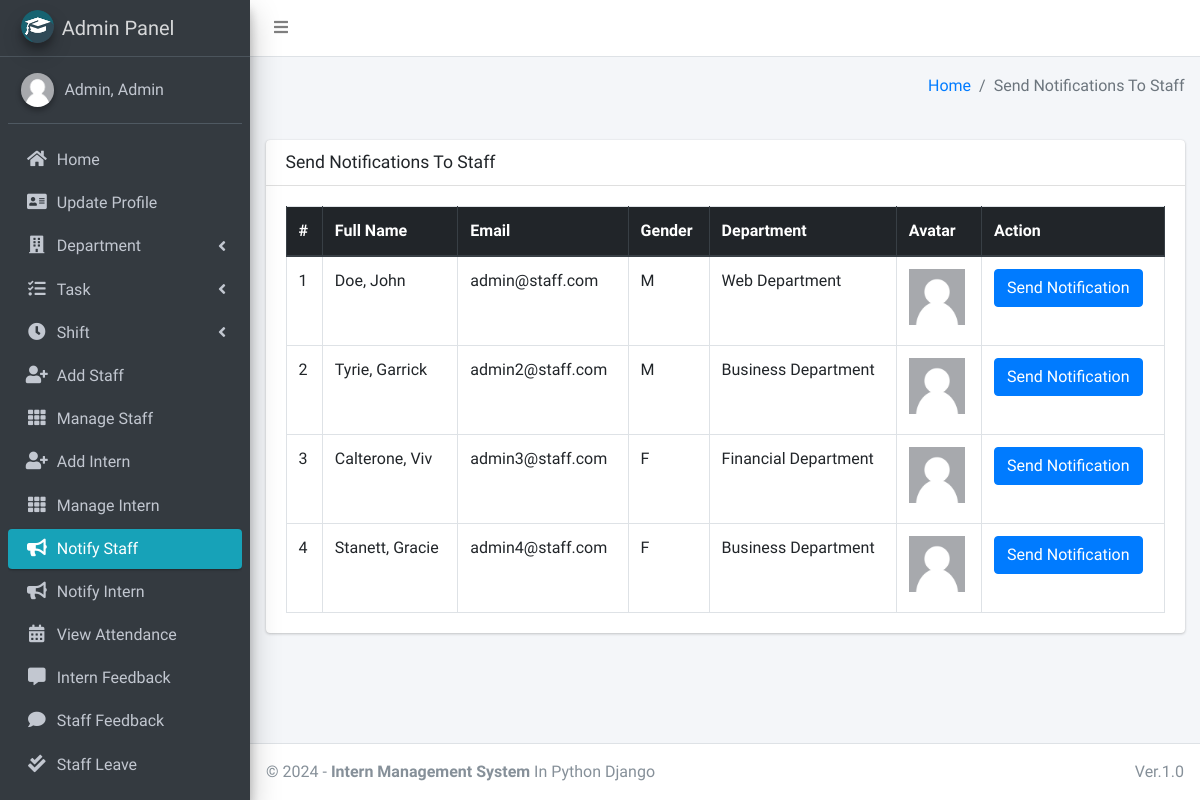
The page /admin_notify_staff (signed in) on the database its author committed.
### main_app/models.py (models this page shows, shortened)
class CustomUser(AbstractUser):
    USER_TYPE = ((1, "HOD"), (2, "Staff"), (3, "Intern"))
    GENDER = [("M", "Male"), ("F", "Female")]
    username = None  # Removed username, using email instead
    email = models.EmailField(unique=True)
    user_type = models.CharField(default=1, choices=USER_TYPE, max_length=1)
    gender = models.CharField(max_length=1, choices=GENDER)
    profile_pic = models.ImageField()
    address = models.TextField()
    fcm_token = models.TextField(default="")  # For firebase notifications
    created_at = models.DateTimeField(auto_now_add=True)
    updated_at = models.DateTimeField(auto_now=True)
    USERNAME_FIELD = "email"
    REQUIRED_FIELDS = []
    objects = CustomUserManager()
    def __str__(self):
        return self.last_name + ", " + self.first_name

class Staff(models.Model):
    department = models.ForeignKey(Department, on_delete=models.DO_NOTHING, null=True, blank=False)
    admin = models.OneToOneField(CustomUser, on_delete=models.CASCADE)

class Department(models.Model):
    name = models.CharField(max_length=120)
    created_at = models.DateTimeField(auto_now_add=True)
    updated_at = models.DateTimeField(auto_now=True)

### main_app/hod_views.py (the view)
# urls.py: path("admin_notify_staff", hod_views.admin_notify_staff,
def admin_notify_staff(request):
    staff = CustomUser.objects.filter(user_type=2)
    context = {
        'page_title': "Send Notifications To Staff",
        'allStaff': staff
    }
    return render(request, "hod_template/staff_notification.html", context)

### main_app/templates/hod_template/staff_notification.html (shortened to what this page needs)
{% extends 'main_app/base.html' %}
{% load static %}
{% block content %}
<section class="content">
    <div class="container-fluid">
        <div class="row">
            <div class="col-md-12">
                <div class="card">
                    <div class="card-header">
                        <h3 class="card-title">{{page_title}}</h3>
                    </div>
                    <div class="card-body">
                        <table id="example2" class="table table-bordered table-hover">
                            <thead class="thead-dark">
                                <tr>
                                    <th>#</th>
                                    <th>Full Name</th>
                                    <th>Email</th>
                                    <th>Gender</th>
                                    <th>Department</th>
                                    <th>Avatar</th>
                                    <th>Action</th>
                                </tr>
                            </thead>
                            <tbody>
                                {% for staff in allStaff %}
                                <tr>
                                    <td>{{ forloop.counter }}</td>
                                    <td>{{staff.last_name}}, {{staff.first_name}}</td>
                                    <td>{{staff.email}}</td>
                                    <td>{{staff.gender}}</td>
                                    <td>{{staff.staff.department.name}}</td>
                                    <td>
                                        {% if staff.profile_pic == ""  %}
                                        No Image
                                        {% else %}
                                        <img class="img img-fluid mb-2" height="56" width="56"
                                            src="{{staff.profile_pic}}" alt="">
                                        {% endif %}
                                    </td>
                                    <td><button data-toggle = "modal" data-target = "#myModal"class="btn btn-primary show_notification" value="{{staff.id}}">Send Notification</button>
                                    </td>
                                </tr>
                                {% endfor %}
                            </tbody>
                        </table>
                    </div>
                </div>
            </div>
        </div>
    </div>
</section>
{% endblock content %}

### main_app/templates/main_app/sidebar_template.html (shortened to what this page needs)
{% load static %}
<aside class="main-sidebar sidebar-dark-info elevation-4">
    {% if request.user.user_type == '1' %}
    <a href="{% url 'admin_home' %}" class="brand-link">
        <img src="{% static 'dist/img/cmsl.png' %} " alt="AdminLTE Logo"
            class="brand-image img-circle elevation-3" >
        <span class="brand-text font-weight-light">Admin Panel</span>
    </a>
    <div class="sidebar">
        <div class="user-panel mt-3 pb-3 mb-3 d-flex">
            <div class="image">
                <img src="{{ request.user.profile_pic}}" class="img-circle elevation-2" alt="User Image">
            </div>
            <div class="info">
                <a href="#" class="d-block">{{user}}</a>
            </div>
        </div>
        <nav class="mt-2">
            <ul class="nav nav-pills nav-sidebar flex-column" data-widget="treeview" role="menu" data-accordion="false">
                <li class="nav-item">
                    {% url 'admin_home' as admin_home %}
                    <a href="{{admin_home}}" class="nav-link {% if admin_home == request.path %} active {% endif %}">
                        <i class="nav-icon fas fa-home"></i>
                        <p>
                            Home
                        </p>
                    </a>
                </li>
                <li class="nav-item">
                    {% url 'admin_view_profile' as admin_view_profile %}
                    <a href="{{admin_view_profile}}"
                        class="nav-link {% if admin_view_profile == request.path %} active {% endif %}">
                        <i class="nav-icon fas fa-address-card"></i>
                        <p>
                            Update Profile
                        </p>
                    </a>
                </li>
                <li class="nav-item has-treeview">
                    <a href="#" class="nav-link">
                        <i class="nav-icon fas fa-building"></i>
                        <p>
                            Department
                            <i class="fas fa-angle-left right"></i>
                        </p>
                    </a>
                </li>
                <li class="nav-item has-treeview">
                    <a href="#" class="nav-link">
                        <i class="nav-icon fas fa-tasks"></i>
                        <p>
                            Task
                            <i class="fas fa-angle-left right"></i>
                        </p>
                    </a>
                </li>
                <li class="nav-item has-treeview">
                    <a href="#" class="nav-link">
                        <i class="nav-icon fas fa-clock"></i>
                        <p>
                            Shift
                            <i class="fas fa-angle-left right"></i>
                        </p>
                    </a>
                </li>
                <li class="nav-item">
                    {% url 'add_staff' as add_staff %}
                    <a href="{{add_staff}}" class="nav-link {% if add_staff == request.path %} active {% endif %}">
                        <i class="nav-icon fas fa-user-plus"></i>
                        <p>
                            Add Staff
                        </p>
                    </a>
                </li>
                <li class="nav-item">
                    {% url 'manage_staff' as manage_staff %}
                    {% url 'edit_staff' staff_id as edit_staff %}
                    <a href="{{manage_staff}}"
                        class="nav-link {% if manage_staff == request.path or request.path == edit_staff %} active {% endif %}">
                        <i class="nav-icon fas fa-th"></i>
                        <p>
                            Manage Staff
                        </p>
                    </a>
                </li>
                <li class="nav-item">
                    {% url 'add_intern' as add_intern%}
                    <a href="{{add_intern}}" class="nav-link  {% if add_intern == request.path %} active {% endif %}">
                        <i class="nav-icon fas fa-user-plus"></i>
                        <p>
                            Add Intern
                        </p>
                    </a>
                </li>
                <li class="nav-item">
                    {% url 'manage_intern' as manage_intern %}
                    {% url 'edit_intern' intern_id as edit_intern %}
                    <a href="{{manage_intern}}"
                        class="nav-link  {% if edit_intern == request.path or manage_intern == request.path %} active {% endif %}">
                        <i class="nav-icon fas fa-th"></i>
                        <p>
                            Manage Intern
                        </p>
                    </a>
                </li>
                <li class="nav-item">
                    {% url 'admin_notify_staff' as admin_notify_staff %}
                    <a href="{{admin_notify_staff}}"
                        class="nav-link {% if admin_notify_staff == request.path %} active {% endif %}">
                        <i class="nav-icon fas fa-bullhorn"></i>
                        <p>
                            Notify Staff
                        </p>
                    </a>
                </li>
                <li class="nav-item">
                    {% url 'admin_notify_intern' as admin_notify_intern %}
                    <a href="{{admin_notify_intern}}"
                        class="nav-link {% if admin_notify_intern == request.path %} active {% endif %}">
                        <i class="nav-icon fas fa-bullhorn"></i>
                        <p>
                            Notify Intern
                        </p>
                    </a>
                </li>
                <li class="nav-item">
                    {% url 'admin_view_attendance' as admin_view_attendance %}
                <li class="nav-item">
                    <a href="{{admin_view_attendance}}"
                        class="nav-link  {% if admin_view_attendance == request.path %} active {% endif %}">
                        <i class="nav-icon fas fa-calendar-alt"></i>
                        <p>
                            View Attendance
                        </p>
                    </a>
                </li>
                <li class="nav-item">
                    {% url 'intern_feedback_message' as intern_feedback_message %}
                    <a href="{{ intern_feedback_message }}"
                        class="nav-link  {% if intern_feedback_message == request.path %} active {% endif %}">
                        <i class="nav-icon fas fa-comment-alt"></i>
                        <p>
                            Intern Feedback
                        </p>
                    </a>
                </li>
                <li class="nav-item">
                    {% url 'staff_feedback_message' as staff_feedback_message %}
                    <a href="{{staff_feedback_message}}"
                        class="nav-link   {% if staff_feedback_message == request.path %} active {% endif %}">
                        <i class="nav-icon fas fa-comment"></i>
                        <p>
                            Staff Feedback
                        </p>
                    </a>
                </li>
                <li class="nav-item">
                    {% url 'view_staff_leave' as view_staff_leave %}
                    <a href="{{view_staff_leave}}"
                        class="nav-link  {% if view_staff_leave == request.path %} active {% endif %}">
                        <i class="nav-icon fas fa-check-double"></i>
                        <p>
                            Staff Leave
                        </p>
                    </a>
                </li>
                <li class="nav-item">
                    {% url 'view_intern_leave' as view_intern_leave %}
                    <a href="{% url 'view_intern_leave' %}"
                        class="nav-link  {% if view_intern_leave == request.path %} active {% endif %}">
                    </a>
                </li>
                                        {% endif %}
                                    </ul>
                                </nav>
                            </div>
</aside>

### rows shown on the page
CustomUser: user.profile_pic (placeholder picture), last_name+first_name "Admin, Admin"
CustomUser: last_name "Doe", first_name "John", email "admin@staff.com", gender "M", staff.department.name "Web Department", profile_pic (placeholder picture)
CustomUser: last_name "Tyrie", first_name "Garrick", email "admin2@staff.com", gender "M", staff.department.name "Business Department", profile_pic (placeholder picture)
CustomUser: last_name "Calterone", first_name "Viv", email "admin3@staff.com", gender "F", staff.department.name "Financial Department", profile_pic (placeholder picture)
CustomUser: last_name "Stanett", first_name "Gracie", email "admin4@staff.com", gender "F", staff.department.name "Business Department", profile_pic (placeholder picture)

### other values the page prints
{{ page_title }} "Send Notifications To Staff"
